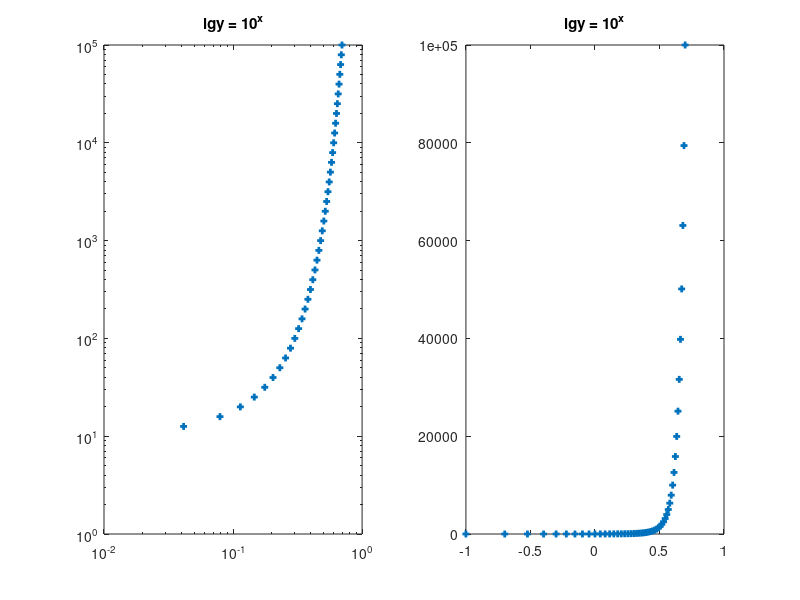

Reproduce this figure in MATLAB.
a = 0.1:0.1:5; x = log10(a); y = 10.^a;
figure
subplot(1,2,1);loglog(x,y,'+','MarkerSize',5,'LineWidth',2);title('lgy = 10^x')
subplot(1,2,2);plot(x,y,'+','MarkerSize',5,'LineWidth',2);title('lgy = 10^x')
